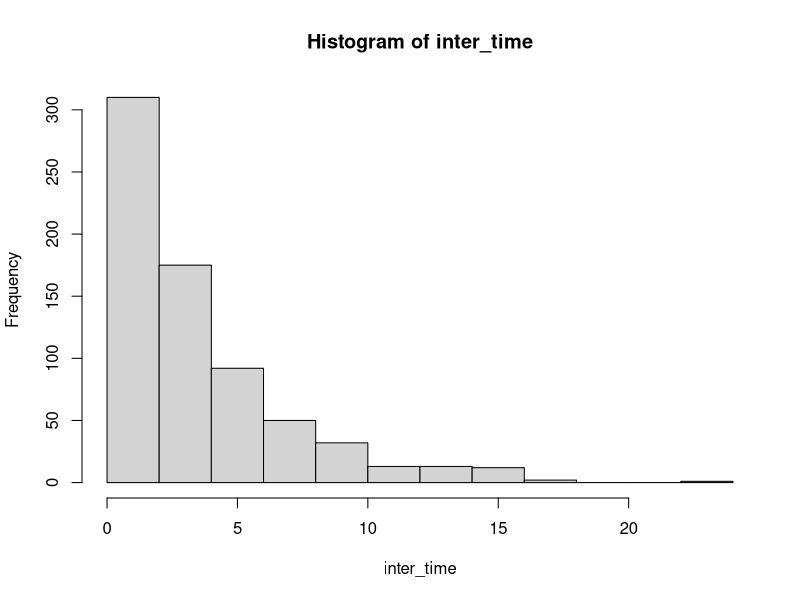
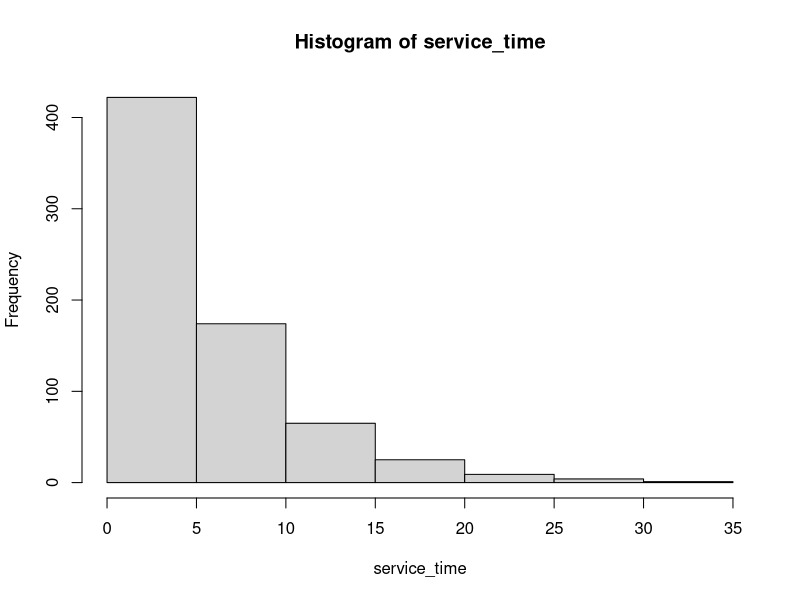
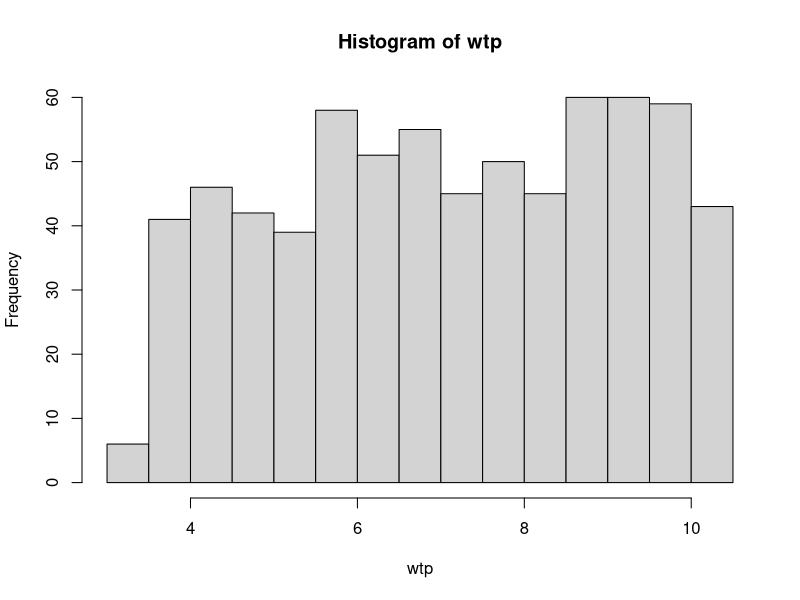

These charts were generated, in order, by the following R code: (Note: a time limit stopped this script after it produced the figures.)
inter_time <- rexp(700, rate=0.29)
hist(inter_time)

service_time <- rexp(700, rate = 0.2)
service_time


hist(service_time)

wtp<-runif(700, 3.46, 10.36) # unifrom distribution
hist(wtp)


# function part, simplify the method


# function to get the table

d_trans <- function(price){
  #length(cumsum(inter_time))
  arr_time <- c(0, cumsum(inter_time))
  arr_time <- arr_time[-length(arr_time)]
  perchase_or_not <- wtp>price
  decision_trans <- data.frame(arr_time, perchase_or_not)
  # service time
  decision_trans$service_interval <- ifelse(decision_trans$perchase_or_not, service_time, 0)
  # hist(decision_trans$service_interval)
  # service end time，算出service end time
  decision_trans$service_end_time <- ifelse(decision_trans$service_interval, decision_trans$arr_time + decision_trans$service_interval, FALSE)
  
  pre_time = 0
  for (i in 1:nrow(decision_trans)){
    if (decision_trans$service_end_time[i]){
      if (decision_trans$service_end_time[i]< pre_time){
        decision_trans$service_end_time[i] = pre_time + decision_trans$service_interval[i]
      }
      pre_time = decision_trans$service_end_time[i]
    }
  }
  # queue length（包括正在service的人）,算queue length，若大于5，则改成no purchase
  decision_trans$queue_length <- 0
  for (i in 2:nrow(decision_trans)){
    for (j in 1:i){
      if (decision_trans$perchase_or_not[j]){
        if (decision_trans$service_end_time[j] > decision_trans$arr_time[i]){
          decision_trans$queue_length[i] = decision_trans$queue_length[i] +1
          if (decision_trans$queue_length[i] > 5){
            decision_trans$perchase_or_not[i] = FALSE
            decision_trans$service_interval[i] = 0
            decision_trans$service_end_time[i] = 0
            decision_trans$queue_length[i] = decision_trans$queue_length[i] - 1
            pre_time = 0
            for (j in 1:nrow(decision_trans)){
              if (decision_trans$service_end_time[j]){
                if (decision_trans$service_end_time[j]< pre_time){
                  decision_trans$service_end_time[j] = pre_time + decision_trans$service_interval[j]
                }
                pre_time = decision_trans$service_end_time[j]
              }
            }
          }
        }  
      }
    }
  }
  return(decision_trans)
}


# function to see the total_profit

t_profit <- function(p, df){
  cost = 2.68
  profit = p - cost
  customer = sum(df$perchase_or_not)
  total_profit = profit * customer
  return(total_profit)
}


# function to see the total_revenue

t_revenue <- function(p, df){
  cost = 2.68
  customer = sum(df$perchase_or_not)
  total_revenue = p * customer
  return(total_revenue)
}

# function to see the total_customer
t_customer <- function(p, df){
  return(sum(t_customer$perchase_or_not))
}

# combine function to get total_profit
t_p <- function(p){
  df = d_trans(p)
  return(t_profit(p, df))
}

t_r <- function(p){
  df = d_trans(p)
  return(t_revenue(p, df))
}




### test the function
decision_trans = d_trans(5.5)
print(t_profit(7, decision_trans))
print(t_revenue(7, decision_trans))
print(sum(decision_trans$perchase_or_not))

# get each points price by apply mutiple functions call
result <- lapply(seq(from=2.68, to=10.72, by=0.01), t_r)
result <-unlist(result)

profit <- data.frame(seq(from=2.68, to=10.72, by=0.01), result)
colnames(profit) <- c("price", 'total_revenue')
library(ggplot2)
ggplot(profit, aes(x = price, y = total_revenue)) + geom_point(size = 1, color = 'lightblue')
